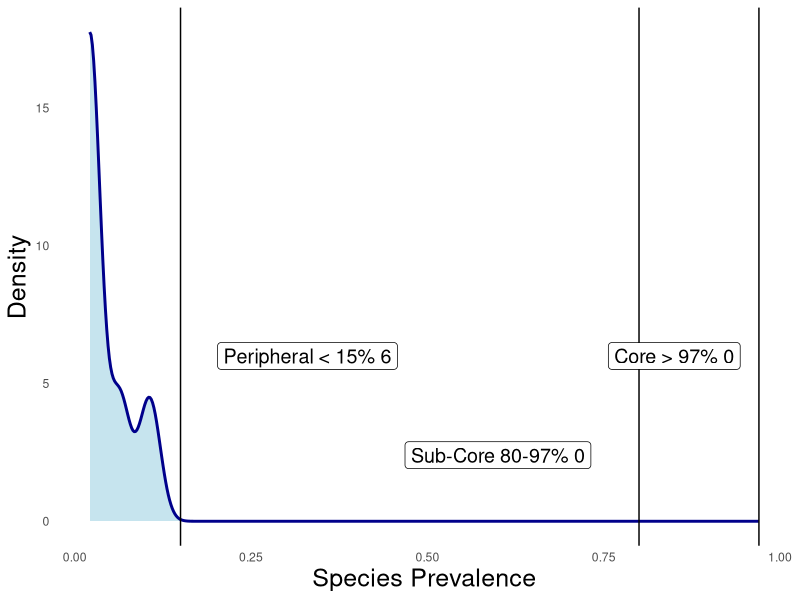
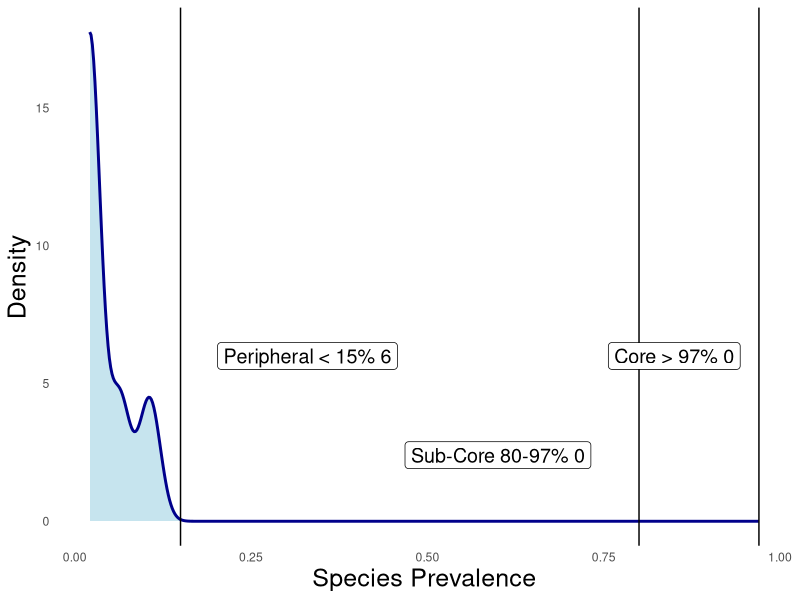

Recreate these plots in R, in order.
## ---- chunk 1
library(readr)
library(dplyr)
library(ggplot2)
## ---- chunk 2
data <- read.csv("../results/microbial_signatures/001/species_prevalence.csv")
prevalence <- data$prevalence
prev = as.data.frame(prevalence)
core_thresh = 0.97
sub_core_thresh = 0.8
periph_thresh = 0.15
## ---- chunk 3

n_periph = length( prevalence [prevalence< periph_thresh & prevalence> 0.00001]) # some species have prevalance of 0 after threshold filtering
n_core = length( prevalence [prevalence > core_thresh])
n_sub_core =  length( prevalence [prevalence > sub_core_thresh & prevalence < core_thresh] )
## ---- chunk 4
plot <- ggplot(prev, aes(prev$prevalence)) +
  geom_density(color= 'darkblue', fill= 'lightblue', size=1, alpha=0.7) +
  theme_minimal() +
  xlab('Species Prevalence') +
  ylab('Density') +
  geom_vline(xintercept=periph_thresh, color='black') +
  geom_vline(xintercept=sub_core_thresh, color='black') +
  geom_vline(xintercept=core_thresh, color='black') +
  annotate(geom='label', x=0.6, y=2.4, label= paste("Sub-Core 80-97%", n_sub_core), size=5) + #0001:2.4
  annotate(geom='label', x=0.33, y=6.0, label= paste("Peripheral < 15%",n_periph), size=5) + #0001:4.
  annotate(geom='label', x=0.85, y=6.0, label= paste("Core > 97%", n_core), size=5) + #0001:3.2
  theme(axis.title = element_text(size = 18),  # Increase font size here
        panel.grid.major = element_blank(),      # Remove major grid lines
        panel.grid.minor = element_blank())      # Remove minor grid lines

## ---- chunk 5

plot

ggsave("../figures/Figure_2_A.png", dpi= 600 ,  width = 5, height = 3)
